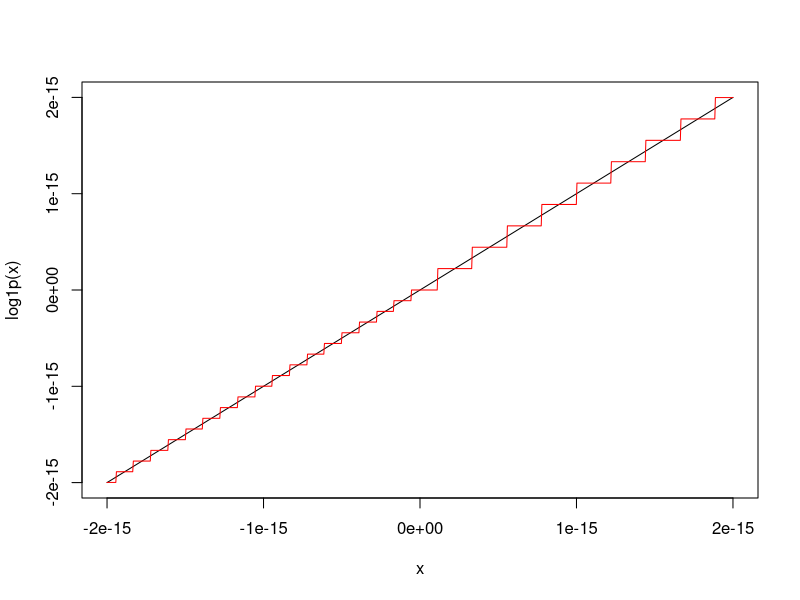

This figure's R source:
## ---- chunk 1
m = .Machine
m$double.xmax
m$double.xmin
m$double.eps
m$double.neg.eps
## ---- chunk 2
x = seq(-2e-15, 2e-15, length.out=1000)
plot(x, log1p(x), 'l')
lines(x, log(1+x), col='red')
